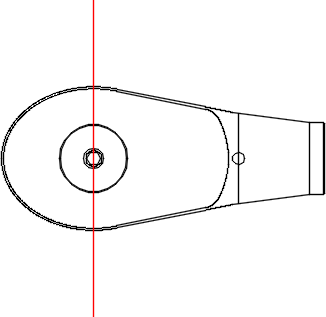
#> input picture opencv绘图/lockhead.png, 326 x 317 px
$ python draw.py
#> lines starting #> are read from the running program, lines starting #| are printed output that depends on the picture; after the words box and inside, x2 and y2 are one past the last pixel; in counts of white or black regions, pixels touching at a corner belong together
#> further down, lock is the input picture: shape (317, 326, 3); mean B, G, R 247.1, 247.1, 248.1
import cv2 as cv
import numpy as np
import pandas as pd


def small(img, per):
    height, width = img.shape[:2]
    reSize = cv.resize(img, (int(width / per), int(height / per)),
                       interpolation=cv.INTER_AREA)
    return reSize


def get_center(img):
    img = np.array(img)
    color = np.array([255, 0, 0])
    r, c, _ = img.shape
#> r = 317; c = 326
    for i in range(r):
        for j in range(c):
            obj = img[i][j]
            if obj[0] > 180 and obj[1] < 200 and obj[2] < 200:
                print(obj)

    color = np.array([255, 0, 0])
    loc = img == color
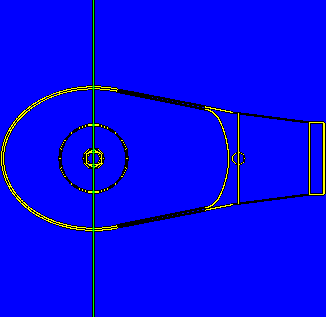
#> loc: shape (317, 326, 3) bool; mean of channels 0, 1, 2 0.943, 0.0168, 0.0134; drawn as B, G, R

    return 0


# 画布
canvas = np.zeros((500, 1200, 3), dtype=np.uint8)
canvas[canvas == 0] = 255
# canvas = canvas.astype(np.uint8)

# 两点坐标
point_1 = (40, 250)
point_2 = (1130, 250)

# 绘制两个圆圈
# cv.circle(canvas, point_1, 63, 1, 1)  # 圆，-1为向内填充
# cv.circle(canvas, point_2, 63, 1, 1)  # 圆，-1为向内填充

cv.line(canvas, point_1, point_2, (0), 1)

# 绘制文字

font = cv.FONT_HERSHEY_SIMPLEX
cv.putText(canvas, 'Up', (9, 250), font, 0.5, (1), 1, cv.LINE_AA)
cv.putText(canvas, 'Down', (1150, 250), font, 0.5, (1), 1, cv.LINE_AA)

# 读取锁头
lock = cv.imread('lockhead.png')
# 获取中心点

center_arr = get_center(lock)
#> center_arr = 0

print(lock)
#> (printed output is left out)
lock_small = small(lock, 2.8)
#> in small, `reSize = cv.resize(img, (int(width / per), int(height / per)), interpo..`:
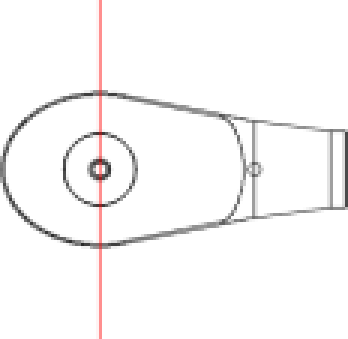
#> reSize: shape (113, 116, 3) (shown 3 times larger); mean B, G, R 247.1, 247.1, 248.1

row, col = lock_small.shape[:2]
#> row = 113; col = 116

l = 40
r = l + col
#> r = 156
t = (500 - row) // 2
#> t = 193
b = t + row
#> b = 306
canvas[t:b, l:r] = lock_small

# 对锁头进行矩阵翻转
lock_gray_r = np.flip(lock_small, axis=1)
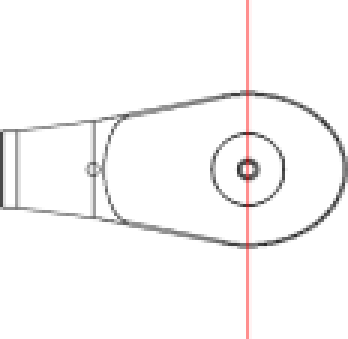
#> lock_gray_r: shape (113, 116, 3) (shown 3 times larger); mean B, G, R 247.1, 247.1, 248.1

r = 1140
l = r - col
#> l = 1024
canvas[t:b, l:r] = lock_gray_r
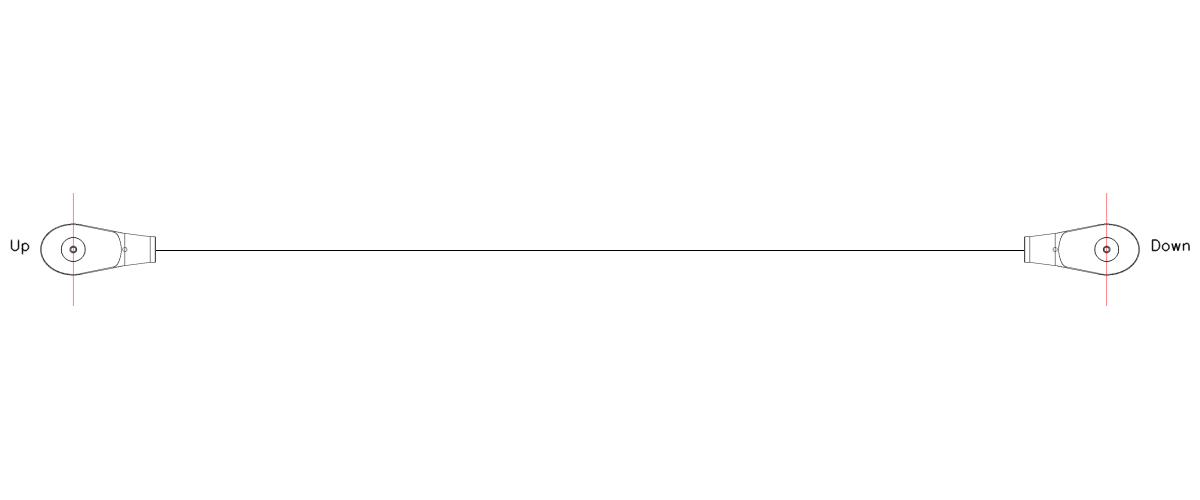
#> canvas: shape (500, 1200, 3); mean B, G, R 254.2, 254.2, 254.3

# 读取链条


link = cv.imread('linker.png')
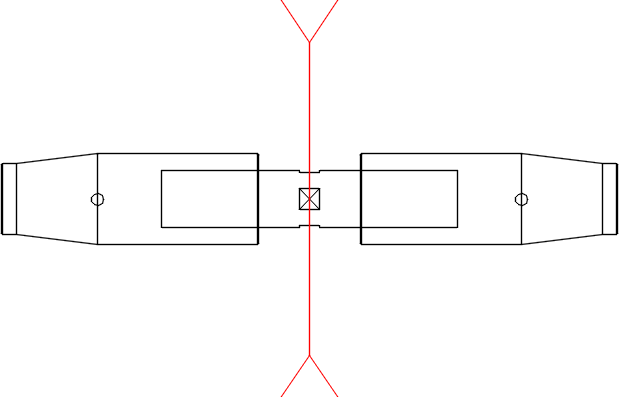
#> input picture opencv绘图/linker.png, 619 x 397 px
#> link is the input picture: shape (397, 619, 3); mean B, G, R 250.5, 250.5, 251.1
link_small = small(link, 2.8)
#> call 2 of small, with per = 2.8
#> in small (call 2), `reSize = cv.resize(img, (int(width / per), int(height / per)), interpo..`:
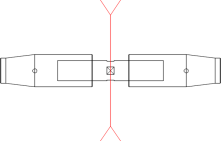
#> reSize: shape (141, 221, 3); mean B, G, R 250.5, 250.5, 251.1
row, col = link_small.shape[:2]
#> row = 141; col = 221
l = 300
r = l + col
#> r = 521
t = (500 - row) // 2
#> t = 179
b = t + row
#> b = 320

canvas[t:b, l:r] = link_small
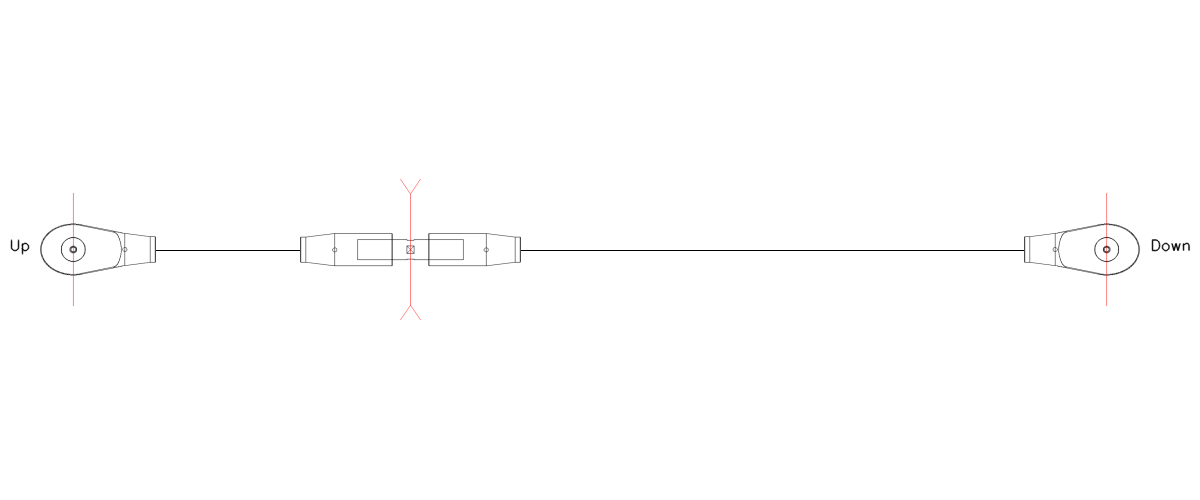
#> canvas: shape (500, 1200, 3); 0.42% of pixels changed, all inside (x1, y1, x2, y2) = (300, 179, 521, 320)

# pd_canvas.iloc[51:448, 366:985] = pd_link

# 为了演示，建窗口显示出来
cv.namedWindow('image', cv.WINDOW_NORMAL)
cv.resizeWindow('image', 1200, 500)  # 定义frame的大小
cv.imshow('image', canvas)

cv.waitKey(0)
cv.destroyAllWindows()

cv.imwrite('picture.jpg', canvas)
import base64


def ndarray2b64(img, format='rgb'):
    if format == 'rgb':
        _, enc = cv.imencode('.jpg', img)
    elif format == 'bgr':
        _, enc = cv.imencode('.jpg', img)
    b64 = base64.urlsafe_b64encode(enc.tobytes())
    return b64


image_b64 = str(ndarray2b64(canvas), encoding='utf-8')


print(image_b64)
#> (printed output is left out)
